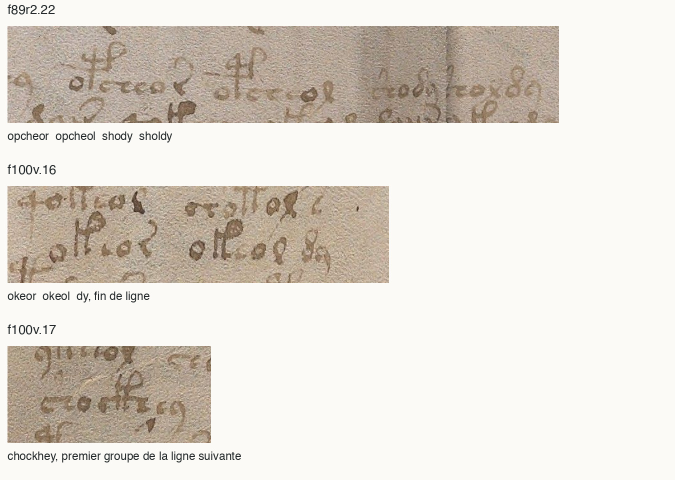
#> input picture research/2026-11-18-opcheor-suite/photos/deux-lignes-de-depart.jpg, 1350 x 960 px (shown at 1/2 size)
$ python -i planche.py   (imports and definitions only)
#> lines starting #> are read from the running program, lines starting #| are printed output that depends on the picture
"""Reproduire les planches depuis six vues originales du Beinecke MS 408."""
from hashlib import sha256
from itertools import groupby
import json
from pathlib import Path
import sys
from PIL import Image, ImageDraw, ImageFont

HERE = Path(__file__).resolve().parent
ROOT = HERE.parents[2]
SOURCES = {
    "f52v": ("52v", "q07/f052v"),
    "f93r": ("93r", "q17/f093r"),
    "f89r2": ("88v and 89r", "q15/f089r2"),
    "f100v": ("100v and 101r", "q19/f100v"),
    "f81v": ("81v", "q13/f081v"),
    "f107v": ("107v", "q20/f107v"),
}
# Les rectangles sont mesurés dans le JPEG natif, depuis son coin supérieur gauche.
CROPS = {
    "f52v.4": (850, 607, 2300, 759),
    "f52v.4-detail": (1070, 614, 1825, 741),
    "f93r.7": (345, 789, 1220, 940),
    "f93r.7-detail": (373, 814, 819, 932),
    "f89r2.22": (6680, 2362, 7550, 2515),
    "f100v.16": (2186, 2594, 2760, 2740),
    "f100v.17": (830, 2610, 1155, 2765),
    "f81v.19": (1920, 1473, 2530, 1599),
    "f107v.14": (1060, 882, 1845, 1029),
}
GAPS = {
    "qokar | qokal": (2147, 1542),
    "qokal | dol": (2320, 1528),
    "dol | chy": (2420, 1529),
    "interieur du second qokal": (2249, 1530),
}
PAPER = "#fbfaf6"
INK = "#242a2b"


# [7 lines left out: function font, not called in this run]


def texte(image, xy, words, size):
    ImageDraw.Draw(image).text(xy, words, font=font(size), fill=INK)


# [21 lines left out: functions paste, source_images, not called in this run]


def herbal(images):
    out = Image.new("RGB", (1580, 1115), PAPER)
    for i, (page, locus, reading, caption) in enumerate([
        ("f52v", "f52v.4", "tchor   ctheor   ctheol   cheeor   cheol   chckheey   sody",
         "ctheor  ctheol  cheeor  cheol"),
        ("f93r", "f93r.7", "shor   shol   ody   cheodaiin   s", "shor  shol  ody")
    ]):
        y = 553 * i
        source = images[page]
        texte(out, (15, y + 9), locus, 28)
        scale = paste(out, source, (14, y + 55), 386, 470)
        box = CROPS[locus]
        coords = [int((14 if j % 2 == 0 else y + 55) + b * scale) for j, b in enumerate(box)]
        ImageDraw.Draw(out).rectangle(coords, outline="#a33c24", width=3)
        texte(out, (409, y + 24), "Ligne entière", 22)
        paste(out, source.crop(box), (409, y + 65), 1148, 169)
        texte(out, (409, y + 239), reading, 23)
        texte(out, (409, y + 291), "Détail de la suite", 22)
        paste(out, source.crop(CROPS[locus + "-detail"]), (409, y + 331), 1145, 155)
        texte(out, (409, y + 497), caption, 24)
    out.save(HERE / "deux-grandes-plantes.jpg", quality=92, subsampling=0)


# [43 lines left out: functions strips, widths, main, not called in this run]


# [2 lines not run here, left out]

>>> import cv2
>>> picture = cv2.imread('deux-lignes-de-depart.jpg', cv2.IMREAD_GRAYSCALE)
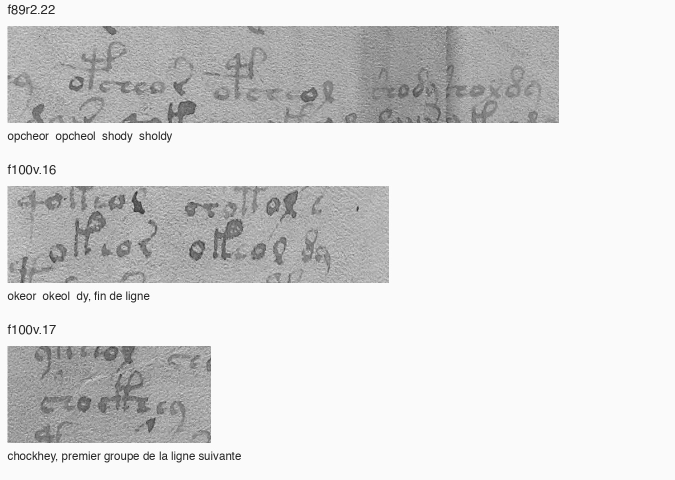
#> picture: shape (960, 1350) (shown at 1/2 size); min 22, max 255, mean 218.6
>>> result = herbal(picture)
#> in herbal, `out = Image.new("RGB", (1580, 1115), PAPER)`:
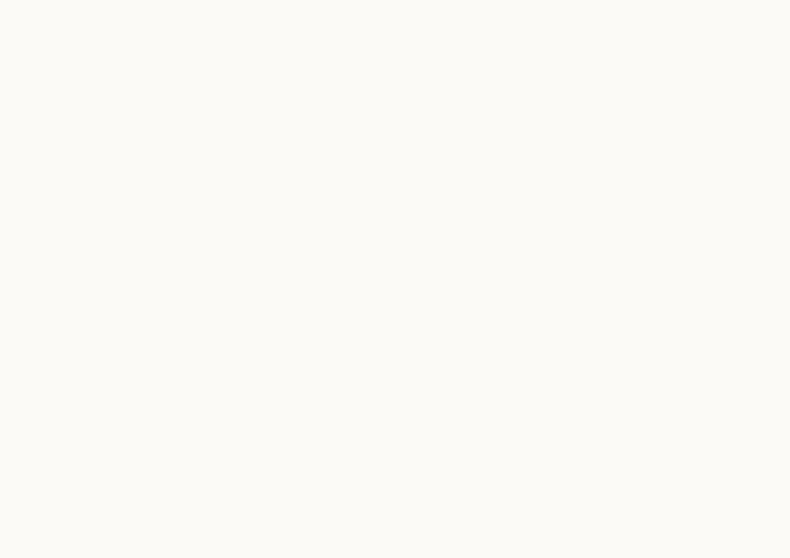
#> out: PIL image 1580x1115 RGB (shown at 1/2 size); mean R, G, B 251, 250, 246
#> (the run stopped early here; a loop or call above may not have finished)

$ run again, on research/2026-11-18-opcheor-suite/photos/fievres/orteils-1478.jpg
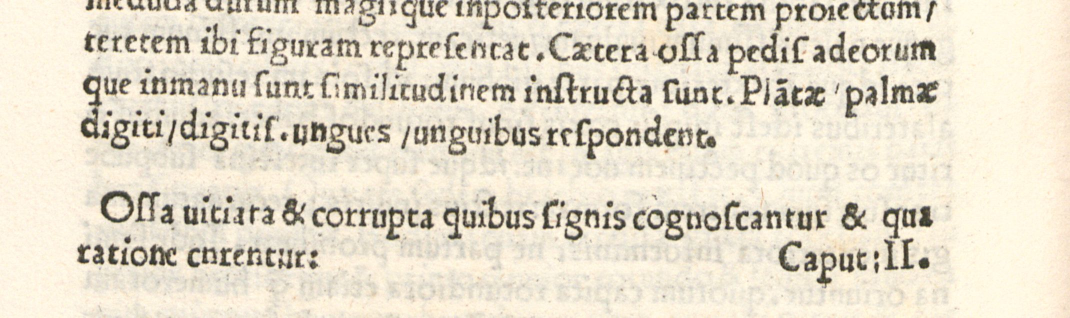
#> input picture research/2026-11-18-opcheor-suite/photos/fievres/orteils-1478.jpg, 2140 x 635 px (shown at 1/2 size)
#> `picture = cv2.imread('deux-lignes-de-depart.jpg', cv2.IMREAD_GRAYSCALE)`:
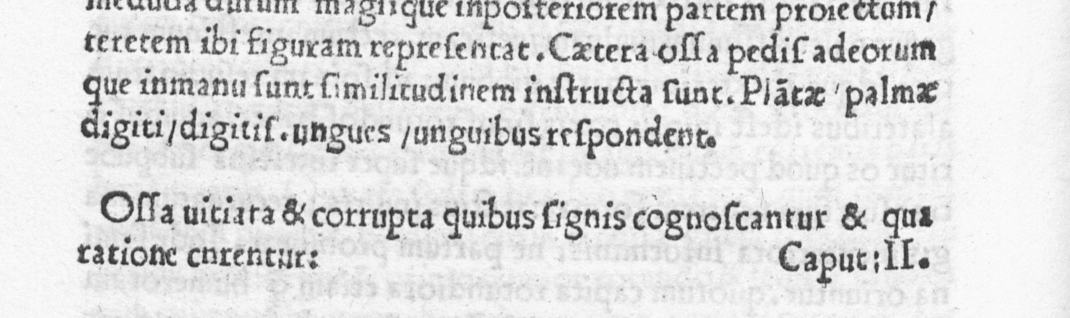
#> picture: shape (635, 2140) (shown at 1/2 size); min 27, max 255, mean 217.7
